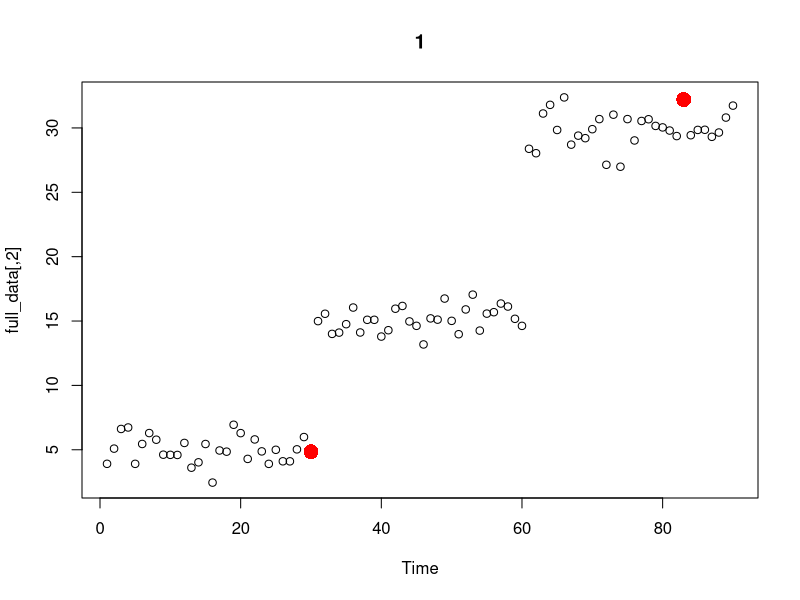

Write R code to recreate this figure. (Note: this script raises an error after producing the figure.)
#creating our data 
first = rnorm(30, mean = 5, sd = 1) #30 random data points from a normal distribution with mean of 5
second = rnorm(30, mean = 15, sd = 1) #30 random data points from a normal distribution with mean of 15
third = rnorm(30, mean = 30, sd = 1) #30 random data points from a normal distribution with mean of 30

dif_means_0 = c(first) #setting up null set
dif_means_1 = c(first, second) #adding two sets of data points together 
dif_means_2 = c(first, second, third) #adding three sets of data points together

time_0 = 1:30
time_1 = 1:60
time_2 = 1:90

test_data_0 = data.frame(time_0, dif_means_0) #our data with x = time and y = data from 1 set
test_data_1 = data.frame(time_1, dif_means_1) #our data with x = time and y = data from 2 sets
test_data_2 = data.frame(time_2, dif_means_2) #our data with x = time and y = data from 3 sets

#downloading the strucchange package
#install.packages("strucchange")
library("strucchange")

#Bai-Perron Method
bkpts_0 = breakpoints(test_data_0$dif_means_0 ~ test_data_0$time_0, breaks = 5, h = 0.1) #no break points 
bkpts_0$breakpoints #list of x-values (time) for breakpoints

bkpts_1 = breakpoints(test_data_1$dif_means_1 ~ test_data_1$time_1, breaks = 5, h = 0.1) #no break points 
bkpts_1$breakpoints #list of x-values (time) for breakpoints

bkpts_2 = breakpoints(test_data_2$dif_means_2 ~ test_data_2$time_2, breaks = 5, h = 0.1) #no break points 
bkpts_2$breakpoints #list of x-values (time) for breakpoints

#-----------------------------------------------------------------

#complete BAR - Variation 0 (Random/Random/Random)


#-------Key:
# k           = breakpoint's x-axis values 
# time        = integer x-values of the entire data set 
# interations = number of runs through Metropolis hastings 
# make        = the proportion (decimal) of the make step to occuring
# murder      = the proportion (decimal) of the murder step to occuring
  #note: the make and murder need to add to less then one 
#graph        = yes or no to graphing the function 
bar0 = function(k, time, data, iterations, make, murder, graph){

  library(MASS)

  prob_mmm = c(make, murder) #combining the two probabilties of make and murder that the user specifies 

  full_data = cbind(as.numeric(time), as.numeric(data)) #combing the time and data inputs from user

  n = max(full_data[,1]) #finding max value

  k_ends = c(min(full_data[,1]), k, max(full_data[,1])) #adding in end points to k values 

  fitMetrics<-function(k_ends, test_data){

	#create sum objects
	sum_loglik = 0

	#get and sum log likelihood for regressions of all intervals
	if(length(k_ends) < 3 ){
		model = lm(test_data[,2]~test_data[,1])
		sum_loglik = logLik(model)[1]
	}else{
		for(i in 1:length(k_ends)) {
  			if(k_ends[i] != 1){
			min = k_ends[i-1]
			x_values = test_data[c(min:k_ends[i]),1] #getting the x values in the interval
			y_values = test_data[c(min:k_ends[i]),2] #getting the y values in the interval
			data = data.frame(x_values, y_values) #re-making this into a dataframe 
			model = lm(y_values~x_values)
			sum_loglik = sum_loglik + logLik(model)[1]
			}
		}
	}
	return(sum_loglik)

  }

  
  #random make function, this makes a random point 
  count = 0 
  barMake0<-function(k_ends){
    
    count = count + 1 #this check to make sure we do not get stuck in an infinite loop 
    if(count < 10 ) {
      rand_spot = sample(k_ends[1]:k_ends[length(k_ends)], 1) #selects a random spot
      k_ends_final = sort(c(k_ends, rand_spot)) #adds the random spot and sorts it 
      d = diff(k_ends_final) #finds the difference between all the spots 
      if(min(d) < 3) { #this make sure an additional point is not to close to a point already in existance 
        barMake0(k_ends)
      } else {
        return(k_ends_final) #the old breakpoints + the new breakpoints 
      }
    }else {
      return(k_ends)
    }
    
  }
  
  
  #this function kills one breakpoint randomly 
  barMurder0<-function(k_ends){

	  k = k_ends[c(-1,-length(k_ends))]
	  random_num = sample(1:length(k), 1)
	  k_ends_final = k_ends[-(random_num+1)]
	  return(k_ends_final)

  }

  #kills a point randomly and then adds a point randomly 
  barMove0<-function(k_ends){

	  k_ends_less = barMurder0(k_ends)
	  k_ends_final = barMake0(k_ends_less)
	  return(k_ends_final)

  }

  #initializing matrixes 
  ratio_data = matrix(NA, nrow=1, ncol=4)
  all_k_new = matrix(NA, nrow=1, ncol=(n/3))
  all_k_best = matrix(NA, nrow=1, ncol=(n/3))

  #Metroplis Hastings 
  for(i in 1:iterations){

    old_loglik = fitMetrics(k_ends, full_data)

    u_step = runif(1) #random number from 0 to 1 taken from a uniform distribution for selecting step

    if(length(k_ends) < 3 | u_step < prob_mmm[1]){
      c_step = "make"
    } else if(u_step > prob_mmm[1] & u_step < sum(prob_mmm)){
      c_step = "murder"
    } else{
      c_step = "move"
    }

    if(c_step == "make"){
      k_ends_new = barMake0(k_ends)
    } else if (c_step == "murder"){
      k_ends_new = barMurder0(k_ends)
    } else{
      k_ends_new = barMove0(k_ends)
    }

    new_loglik = fitMetrics(k_ends_new, full_data)

    ratio = new_loglik / old_loglik
    u_ratio = runif(1) #random number from 0 to 1 taken from a uniform distribution 

    if(ratio > u_ratio) {
      choice = "new"
    } else {
      choice = "old"
    }

    if(choice == "new"){
      k_ends = k_ends_new
    }else{
      k_ends = k_ends
    }

    ratio_data_print = c(ratio, u_ratio, old_loglik, new_loglik)
    k_ends_new_print = c(k_ends_new, rep(NA, (n/3)-length(k_ends_new)))
    k_ends_best_print = c(k_ends, rep(NA, (n/3)-length(k_ends)))

    ratio_data = rbind(ratio_data, ratio_data_print)
    all_k_new = rbind(all_k_new, k_ends_new_print)
    all_k_best = rbind(all_k_best, k_ends_best_print)

  }
  
  #cleaning up the matrixs 
  ratio_data = ratio_data[-1,]
  all_k_new = all_k_new[,-1]
  all_k_best = all_k_best[,-1]
  all_k_new = all_k_new[-1,colSums(is.na(all_k_new))<nrow(all_k_new)]
  all_k_best = all_k_best[-1,colSums(is.na(all_k_best))<nrow(all_k_best)]
  clean_max = max(all_k_new[1,], na.rm=TRUE)
  all_k_new = ifelse(all_k_new == clean_max,NA,all_k_new)
  all_k_best = ifelse(all_k_best == clean_max,NA,all_k_best)
  
  if(graph == "yes") {
    #plotting 
    plot(full_data, main = 1, xlab = "Time")
    points(all_k_new[1,],full_data[all_k_new[1,],2], col="blue", pch= 16, cex = 2)
    points(all_k_best[1,],full_data[all_k_best[1,],2], col="red", pch= 16, cex=2)
    
    num = iterations / 5
    for(i in 1:n) {
      n = i 
      if(is.na(all_k_new[n,]) ) {
        plot(full_data, main = n, xlab = "Time")
        points(all_k_best[n,],full_data[all_k_best[n,],2], col="red", pch= 16, cex = 2)
      } else {
        plot(full_data, main = n, xlab = "Time")
        points(all_k_new[n,],full_data[all_k_new[n,],2], col="blue", pch= 16, cex = 2)
        points(all_k_best[n,],full_data[all_k_best[n,],2], col="red", pch= 16, cex = 2)
      }
    }
  }
  
  #prints the results
  return(list(ratio_data, all_k_new, all_k_best))
  
}

#calling the function
bar_result = bar0(bkpts_2$breakpoints, test_data_2[,1], test_data_2[,2], 20, 0.4, 0.4, "no")

bar0(bkpts_2$breakpoints, test_data_2[,1], test_data_2[,2], 10, 0.4, 0.4, "yes")
